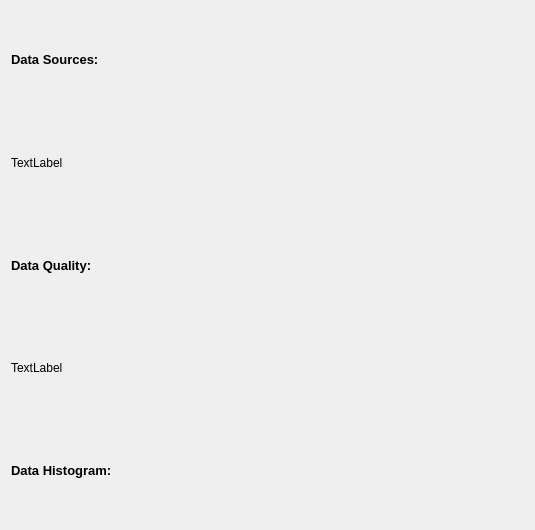
<?xml version="1.0" encoding="UTF-8"?>
<ui version="4.0">
 <class>Dialog</class>
 <widget class="QDialog" name="Dialog">
  <property name="geometry">
   <rect>
    <x>0</x>
    <y>0</y>
    <width>535</width>
    <height>530</height>
   </rect>
  </property>
  <property name="windowTitle">
   <string>Dialog</string>
  </property>
  <layout class="QVBoxLayout" name="verticalLayout">
   <item>
    <widget class="QLabel" name="label_data_sources">
     <property name="font">
      <font>
       <pointsize>10</pointsize>
       <weight>75</weight>
       <bold>true</bold>
      </font>
     </property>
     <property name="text">
      <string>Data Sources:</string>
     </property>
    </widget>
   </item>
   <item>
    <widget class="QLabel" name="label_data_sources_data">
     <property name="text">
      <string>TextLabel</string>
     </property>
     <property name="wordWrap">
      <bool>true</bool>
     </property>
    </widget>
   </item>
   <item>
    <widget class="QLabel" name="label_data_quality">
     <property name="font">
      <font>
       <pointsize>10</pointsize>
       <weight>75</weight>
       <bold>true</bold>
      </font>
     </property>
     <property name="text">
      <string>Data Quality:</string>
     </property>
    </widget>
   </item>
   <item>
    <widget class="QLabel" name="label_data_quality_data">
     <property name="text">
      <string>TextLabel</string>
     </property>
     <property name="wordWrap">
      <bool>true</bool>
     </property>
    </widget>
   </item>
   <item>
    <widget class="QLabel" name="label_histogram">
     <property name="font">
      <font>
       <pointsize>10</pointsize>
       <weight>75</weight>
       <bold>true</bold>
      </font>
     </property>
     <property name="text">
      <string>Data Histogram:</string>
     </property>
    </widget>
   </item>
  </layout>
 </widget>
 <resources/>
 <connections/>
</ui>
